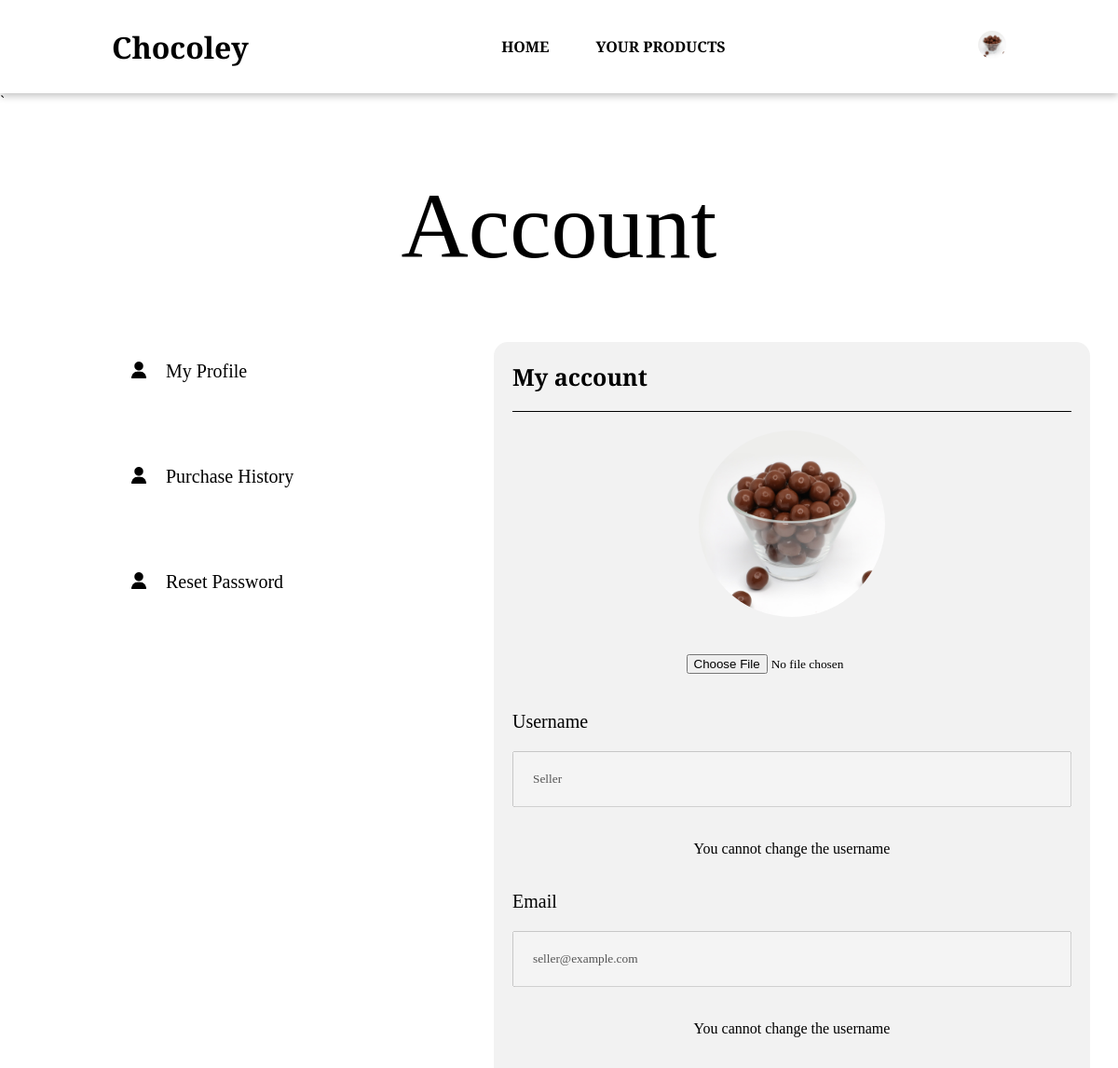
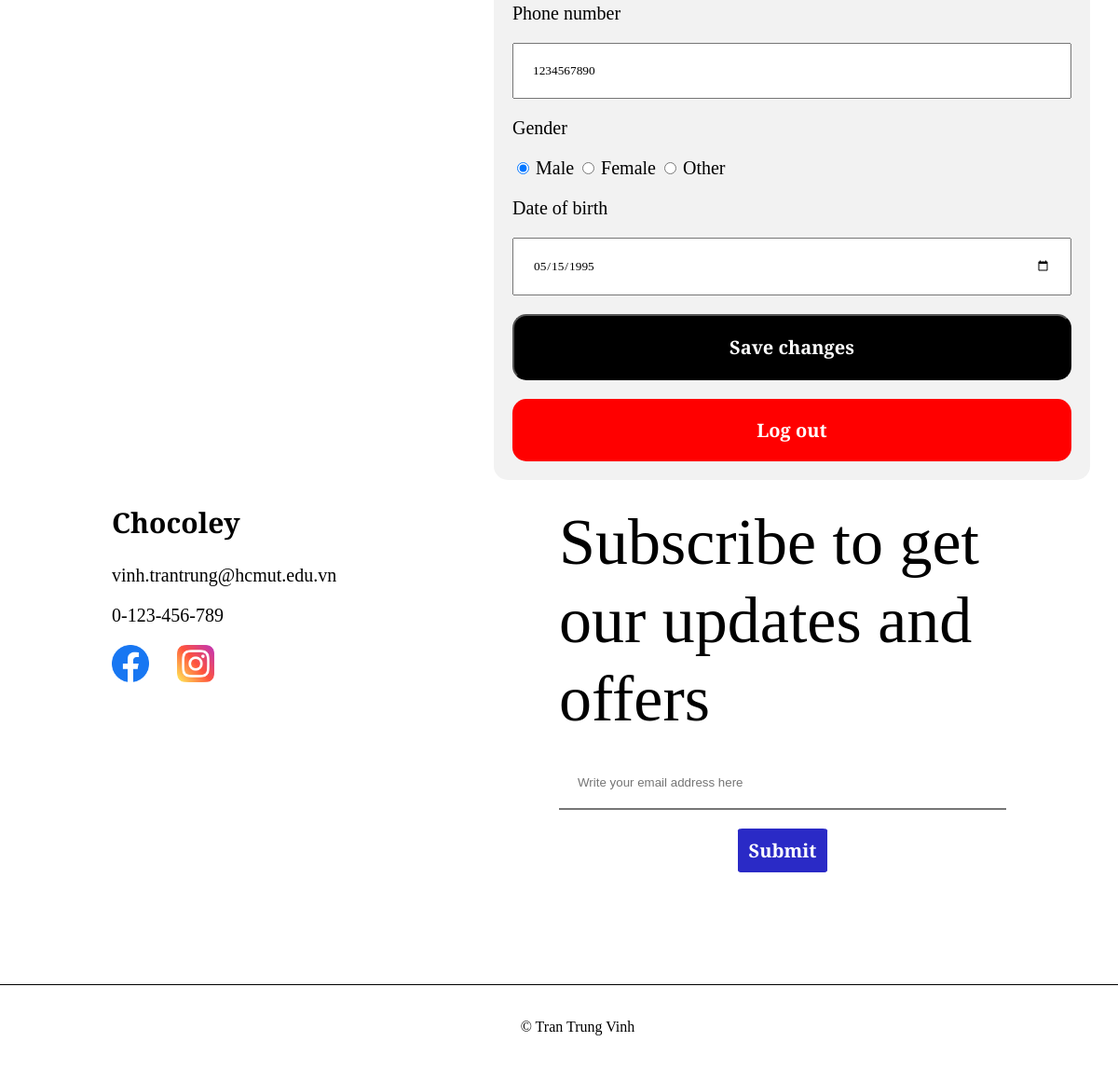
Screenshot of /Web pages/index.php?seller=account (signed in) with the database file from the repository (2 pictures, top to bottom).
### tables this page shows
CREATE TABLE `users` (
  `user_id` int(11) NOT NULL,
  `email` varchar(255) NOT NULL,
  `password` varchar(255) NOT NULL,
  `user_name` varchar(255) NOT NULL,
  `phone_number` varchar(11) DEFAULT NULL,
  `gender` varchar(6) DEFAULT NULL,
  `birth_date` date DEFAULT NULL,
  `profile_image` varchar(255) DEFAULT NULL,
  `role` varchar(6) NOT NULL
);

### Web pages/Seller/account.php (the view, shortened to what this page needs)
<?php
    $display = isset($_GET['account_display']) && in_array($_GET['account_display'], array('profile', 'history', 'reset_password')) ? $_GET['account_display'] : 'profile';
?>
<!DOCTYPE html>
<html lang="en">
<head>
    <link href="../Style/account.css" rel="stylesheet">
</head>
<body>
    <?php
        include "./Components/header.php";
    ?>
`   <h1 id="title">Account</h1>
    <?php if (isset($_SESSION['email'])): ?>
        <?php
            $email = $_SESSION['email'];
            $sql = "SELECT * FROM users WHERE email = '$email'";
            $result = mysqli_query($conn, $sql);
            $profile = mysqli_fetch_assoc($result);
        ?>
        <section id="profile">
            <div id="left-profile">
                <div class="list-container" id="my-account">
                    <div class="profile-pic">
                        <img src="../Images/Header/user.png">
                    </div>
                    <a href="index.php?seller=account&account_display=profile">My Profile</a>
                </div>
                <div class="list-container" id="purchase-history">
                    <div class="profile-pic">
                        <img src="../Images/Header/user.png">
                    </div>
                    <a href="index.php?seller=account&account_display=history">Purchase History</a>
                </div>
                <div class="list-container" id="reset-password">
                    <div class="profile-pic">
                        <img src="../Images/Header/user.png">
                    </div>
                    <a href="index.php?seller=account&account_display=reset_password">Reset Password</a>
                </div>
            </div>
            <div id="right-profile">
                <?php if ($display == 'profile'):  ?>
                    <div class="right-content" id="right-account">
                        <div id="right-account-title">
                            <h1>My account</h1>
                        </div>
                        <form id="edit-profile" action="../Backend/edit_profile.php" method="post" enctype="multipart/form-data">
                            <div id="image-edit">
                                <?php if ($_SESSION['image'] == null): ?>
                                    <img id="user-image" src="../Images/Account/user.png" alt="user">
                                <?php else: ?>
                                    <img id="user-image" src="<?php echo '../Images/User/' . $profile['user_id'] . '/' . $_SESSION['image']; ?>" alt="user">
                                <?php endif; ?>
                                <input id="file-upload" name="image" type="file" accept=".jpg,.png">
                            </div>
                            <label>Username</label>
                            <input type="text" value=<?php echo $profile['user_name'] ?> disabled readonly>
                            <p style="text-align: center; padding: 0">You cannot change the username</p>
                            <label>Email</label>
                            <input type="text" value=<?php echo $profile['email'] ?> disabled readonly>
                            <p style="text-align: center; padding: 0">You cannot change the username</p>
                            <label>Phone number</label>
                            <input type="number" id="phone_number" name="phone_number" value=<?php echo $profile['phone_number'] ?>>
                            <label>Gender</label>
                            <div id="gender">
                                <input type="radio" name="gender" value="male" <?php if ($profile['gender'] == 'male') echo 'checked' ?>>
                                <label>Male</label>
                                <input type="radio" name="gender" value="female" <?php if ($profile['gender'] == 'female') echo 'checked' ?>>
                                <label>Female</label>
                                <input type="radio" name="gender" value="other" <?php if ($profile['gender'] == 'other') echo 'checked' ?>>
                                <label>Other</label>
                            </div>
                            <label>Date of birth</label>
                            <input type="date" name="birthdate" value=<?php echo $profile['birth_date'] ?>>
                            <button id="save-profile" class="change-profile" type="submit">Save changes</button>
                        </form>
                        <form id="log-out" action="../Backend/log_out.php">
                                <button id="log-out-button" class="change-profile" type="submit">Log out</button>
                        </form>
                    </div>
                <?php endif; ?>
            </div>
        </section>
    <?php endif; ?>
    <?php
        include "./Components/info.php";
        include "./Components/footer.php";
    ?>
</body>
</html>

### Style/account.css (style rules this page uses)
body, html { font-family: "Josefin Slab", serif; margin: 0; padding: 0; height: 100%; width: 100%; overflow-x: hidden; }
#title { text-align: center; font-size: 100px; font-weight: 100; }
label { font-size: 20px; }
#profile { width: 100%; height: fit-content; margin: 0 10% 0 10%; display: flex; gap: 50px; }
#left-profile { width: 30%; height: 100%; display: flex; flex-direction: column; gap: 50px; }
#right-profile { width: 50%; height: 100%; margin-right: 10%; background-color: #f2f2f2; padding: 20px; border-radius: 15px; }
.list-container { width: 100%; height: 20%; display: flex; gap: 20px; padding: 20px 0 20px 20px; }
.profile-pic { height: 100%; width: 5%; margin: auto 0; }
.profile-pic img { width: 100%; height: 100%; object-fit: cover; }
.list-container a { font-size: 20px; margin: auto 0; text-decoration: none; color: black; }
#right-account { display: flex; flex-direction: column; gap: 20px; }
#right-account-title { border-bottom: groove 1px black; padding-bottom: 20px; }
#right-account-title h1 { margin: 0; font-size: 25px; }
#edit-profile { display: flex; flex-direction: column; gap: 20px; }
.change-profile { padding: 20px 0 20px 0; background-color: black; font-family: "Josefin Slab", serif; color: white; font-weight: bold; font-size: 20px; border-radius: 15px; }
#image-edit img { width: 200px; height: 200px; border-radius: 50%; }
#image-edit { display: flex; flex-direction: column; gap: 20px; align-items: center; }
#profile input { padding: 20px; }
#log-out { width: 100%; }
#log-out-button { width: 100%; background-color: red; border: none; }
#profile input { font-family: "Josefin Slab", serif; }

### rows the page displays
users: email "seller@example.com", phone_number "1234567890", gender "☑", birthdate "05/15/1995"
